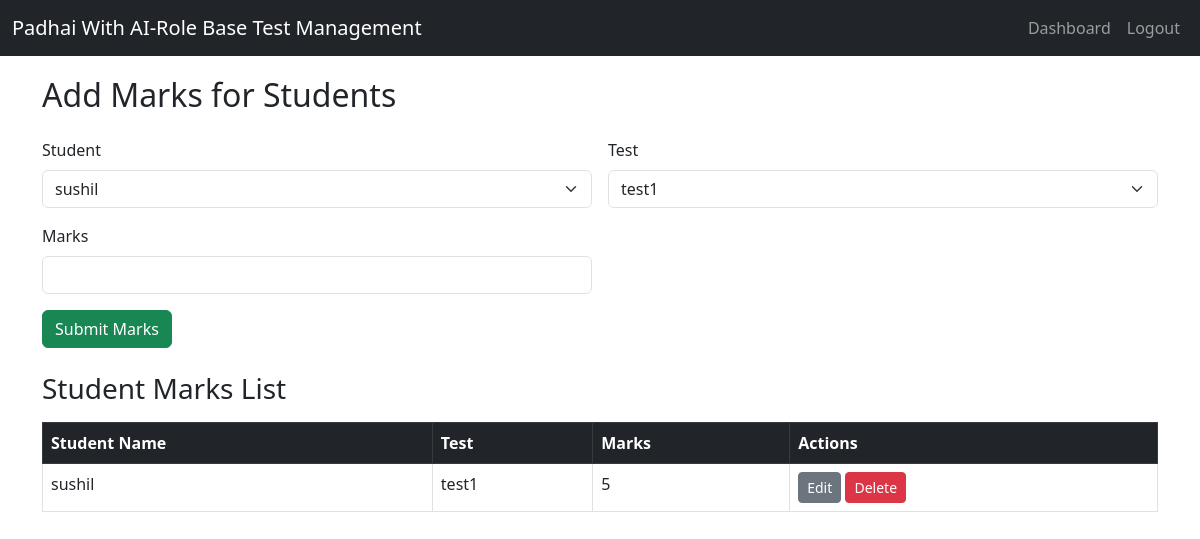
Page /add_marks/ (signed in) on the earlier database version.
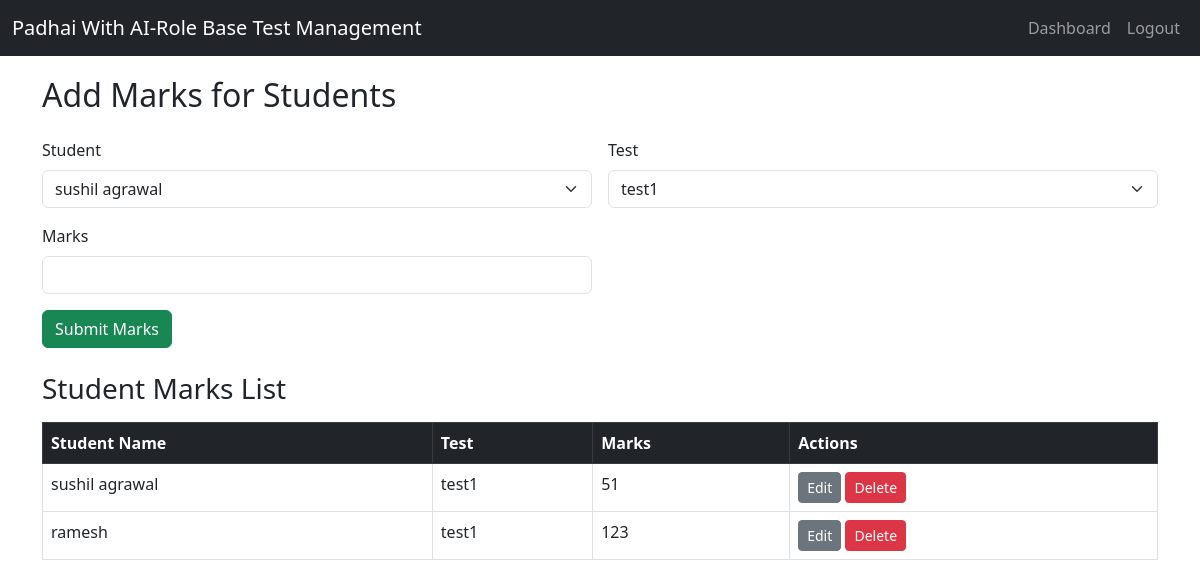
Same page on the later database version.
### test_management/models.py (models this page shows, shortened)
class Marks(models.Model):
    student = models.ForeignKey(Student, on_delete=models.CASCADE)
    test = models.ForeignKey(Test, on_delete=models.CASCADE)
    marks = models.IntegerField()

class Student(models.Model):
    school = models.ForeignKey(School, on_delete=models.CASCADE)
    name = models.CharField(max_length=255)
    roll_number = models.CharField(max_length=50)

class Test(models.Model):
    name = models.CharField(max_length=255)
    subject = models.CharField(max_length=255)
    date = models.DateField()
    question_file = models.FileField(upload_to='test_files/', null=True, blank=True)
    answer_file = models.FileField(upload_to='test_files/', null=True, blank=True)
    active = models.BooleanField(default=True)
    created_date = models.DateTimeField(auto_now_add=True)
    created_by = models.ForeignKey(User, on_delete=models.CASCADE)

### test_management/views.py (the view, shortened to what this page needs)
# urls.py: path('add_marks/', views.add_marks, name='add_marks'),
@login_required
def add_marks(request):
    students = Student.objects.all()
    tests = Test.objects.all()
    marks = Marks.objects.all()
    return render(request, 'add_marks.html', {
        'students': students,
        'tests': tests,
        'marks': marks
    })

### test_management/templates/add_marks.html (shortened to what this page needs)
{% extends 'base.html' %}
{% block content %}
<h2 class="mb-4">Add Marks for Students</h2>
<form method="POST" class="row g-3 mb-4">
    <div class="col-md-6">
        <label for="student" class="form-label">Student</label>
        <select class="form-select" id="student" name="student_id">
            {% for student in students %}
            <option value="{{ student.id }}">{{ student.name }}</option>
            {% endfor %}
        </select>
    </div>
    <div class="col-md-6">
        <label for="test" class="form-label">Test</label>
        <select class="form-select" id="test" name="test_id">
            {% for test in tests %}
            <option value="{{ test.id }}">{{ test.name }}</option>
            {% endfor %}
        </select>
    </div>
    <div class="col-md-6">
        <label for="marks" class="form-label">Marks</label>
        <input type="number" class="form-control" id="marks" name="marks" required>
    </div>
    <div class="col-12">
        <button type="submit" class="btn btn-success">Submit Marks</button>
    </div>
</form>
<h3 class="mb-3">Student Marks List</h3>
<table class="table table-bordered table-hover">
    <thead class="table-dark">
        <tr>
            <th>Student Name</th>
            <th>Test</th>
            <th>Marks</th>
            <th>Actions</th>
        </tr>
    </thead>
    <tbody>
        {% for mark in marks %}
        <tr>
            <td>{{ mark.student.name }}</td>
            <td>{{ mark.test.name }}</td>
            <td>{{ mark.marks }}</td>
            <td>
                <a href="{% url 'edit_student_mark' mark.id %}" class="btn btn-sm btn-secondary">Edit</a>
                <a href="{% url 'delete_student_mark' mark.id %}" class="btn btn-sm btn-danger">Delete</a>
            </td>
        </tr>
        {% empty %}
        <tr>
            <td colspan="4" class="text-center">No marks have been added yet.</td>
        </tr>
        {% endfor %}
    </tbody>
</table>
{% endblock %}

Differences in the rows shown:
changed Marks: student.name "sushil" → "sushil agrawal"; marks "5" → "51"
added Marks: student.name "ramesh", test.name "test1", marks "123"
Other differences:
form field student_id: "sushil" → "sushil agrawal"
